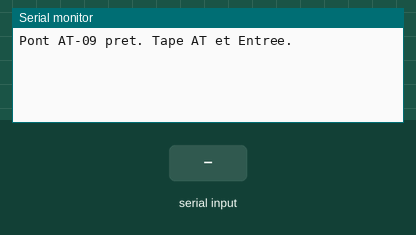
This sketch was run on a simulated Arduino Mega 2560, built with avr-gcc and run on an emulated ATmega2560. Shown: the last lines printed to the serial monitor. The inputs (shaded band) are chosen by the test bench.

Above: at 1.2 s.
1.3 s: "1" received over the second serial link
At 2.5 s:
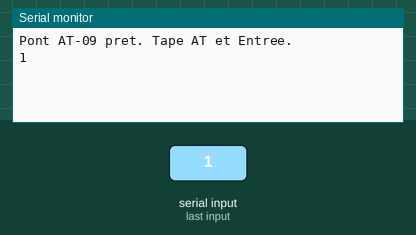
2.8 s: "0" received over the second serial link
At 3.8 s:
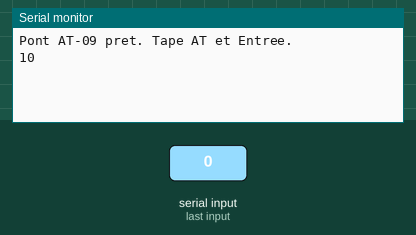

Measured:
- after the input at 1.3 s, the serial monitor: prints a new line at once (image 1)
- after the input at 2.8 s, the serial monitor: prints a new line at once (image 2)

The sketch:

at_bridge.ino
```cpp
// Pont brut USB <-> AT-09, pour tester le cablage/la vitesse independamment
// du jeu et de l'app Flutter. Ouvre le moniteur serie (9600 bauds), tape
// "AT" et Entree : si le module repond "OK", le lien Serial2 <-> AT-09
// fonctionne dans les deux sens, au bon debit.
//
// Cablage identique a ble_test : AT-09 TXD -> Mega RX2 (pin 17, direct)
//                                 AT-09 RXD <- Mega TX2 (pin 16, via diviseur)

void setup() {
  Serial.begin(9600);
  Serial2.begin(9600);
  Serial.println(F("Pont AT-09 pret. Tape AT et Entree."));
}

void loop() {
  while (Serial.available()) {
    Serial2.write(Serial.read());
  }
  while (Serial2.available()) {
    Serial.write(Serial2.read());
  }
}
```
